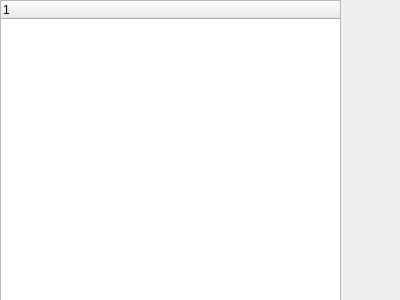
<?xml version="1.0" encoding="UTF-8"?>
<ui version="4.0">
 <class>Widget</class>
 <widget class="QWidget" name="Widget">
  <property name="geometry">
   <rect>
    <x>0</x>
    <y>0</y>
    <width>400</width>
    <height>300</height>
   </rect>
  </property>
  <property name="windowTitle">
   <string>Widget</string>
  </property>
  <widget class="QTreeWidget" name="treeWidget">
   <property name="geometry">
    <rect>
     <x>0</x>
     <y>0</y>
     <width>341</width>
     <height>301</height>
    </rect>
   </property>
   <column>
    <property name="text">
     <string notr="true">1</string>
    </property>
   </column>
  </widget>
 </widget>
 <layoutdefault spacing="6" margin="11"/>
 <resources/>
 <connections/>
</ui>
